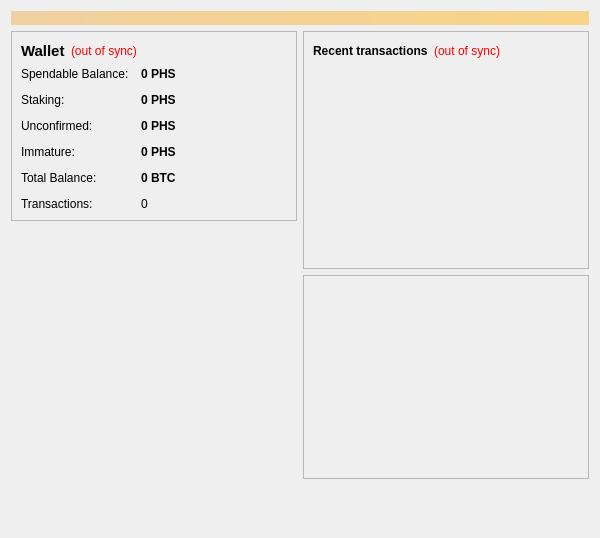
<?xml version="1.0" encoding="UTF-8"?>
<ui version="4.0">
 <class>OverviewPage</class>
 <widget class="QWidget" name="OverviewPage">
  <property name="geometry">
   <rect>
    <x>0</x>
    <y>0</y>
    <width>600</width>
    <height>509</height>
   </rect>
  </property>
  <property name="windowTitle">
   <string>Form</string>
  </property>
  <layout class="QVBoxLayout" name="topLayout">
   <item>
    <widget class="QLabel" name="labelAlerts">
     <property name="visible">
      <bool>false</bool>
     </property>
     <property name="styleSheet">
      <string notr="true">background-color: qlineargradient(x1: 0, y1: 0, x2: 1, y2: 0, stop:0 #F0D0A0, stop:1 #F8D488); color:#000000;</string>
     </property>
     <property name="wordWrap">
      <bool>true</bool>
     </property>
     <property name="margin">
      <number>3</number>
     </property>
    </widget>
   </item>
   <item>
    <layout class="QHBoxLayout" name="horizontalLayout" stretch="1,1">
     <item>
      <layout class="QVBoxLayout" name="verticalLayout_2">
       <item>
        <widget class="QFrame" name="frame">
         <property name="frameShape">
          <enum>QFrame::StyledPanel</enum>
         </property>
         <property name="frameShadow">
          <enum>QFrame::Raised</enum>
         </property>
         <layout class="QVBoxLayout" name="verticalLayout_4">
          <item>
           <layout class="QHBoxLayout" name="horizontalLayout_4">
            <item>
             <widget class="QLabel" name="label_5">
              <property name="font">
               <font>
                <pointsize>11</pointsize>
                <weight>75</weight>
                <bold>true</bold>
               </font>
              </property>
              <property name="text">
               <string>Wallet</string>
              </property>
             </widget>
            </item>
            <item>
             <widget class="QLabel" name="labelWalletStatus">
              <property name="toolTip">
               <string>The displayed information may be out of date. Your wallet automatically synchronizes with the Philosopherstone network after a connection is established, but this process has not completed yet.</string>
              </property>
              <property name="styleSheet">
               <string notr="true">QLabel { color: red; }</string>
              </property>
              <property name="text">
               <string notr="true">(out of sync)</string>
              </property>
              <property name="alignment">
               <set>Qt::AlignLeading|Qt::AlignLeft|Qt::AlignVCenter</set>
              </property>
             </widget>
            </item>
            <item>
             <spacer name="horizontalSpacer_2">
              <property name="orientation">
               <enum>Qt::Horizontal</enum>
              </property>
              <property name="sizeHint" stdset="0">
               <size>
                <width>40</width>
                <height>20</height>
               </size>
              </property>
             </spacer>
            </item>
           </layout>
          </item>
          <item>
           <layout class="QFormLayout" name="formLayout_2">
            <property name="fieldGrowthPolicy">
             <enum>QFormLayout::AllNonFixedFieldsGrow</enum>
            </property>
            <property name="horizontalSpacing">
             <number>12</number>
            </property>
            <property name="verticalSpacing">
             <number>12</number>
            </property>
            <item row="0" column="0">
             <widget class="QLabel" name="label">
              <property name="text">
               <string>Spendable Balance:</string>
              </property>
             </widget>
            </item>
            <item row="0" column="1">
             <widget class="QLabel" name="labelBalance">
              <property name="font">
               <font>
                <weight>75</weight>
                <bold>true</bold>
               </font>
              </property>
              <property name="cursor">
               <cursorShape>IBeamCursor</cursorShape>
              </property>
              <property name="toolTip">
               <string>Your current balance</string>
              </property>
              <property name="text">
               <string notr="true">0 PHS</string>
              </property>
              <property name="textInteractionFlags">
               <set>Qt::LinksAccessibleByMouse|Qt::TextSelectableByKeyboard|Qt::TextSelectableByMouse</set>
              </property>
             </widget>
            </item>
            <item row="1" column="0">
             <widget class="QLabel" name="label_6">
              <property name="text">
               <string>Staking:</string>
              </property>
             </widget>
            </item>
            <item row="1" column="1">
             <widget class="QLabel" name="labelStake">
              <property name="font">
               <font>
                <weight>75</weight>
                <bold>true</bold>
               </font>
              </property>
              <property name="cursor">
               <cursorShape>IBeamCursor</cursorShape>
              </property>
              <property name="toolTip">
               <string>Total of coins that was staked, and do not yet count toward the current balance</string>
              </property>
              <property name="text">
               <string notr="true">0 PHS</string>
              </property>
              <property name="textInteractionFlags">
               <set>Qt::LinksAccessibleByMouse|Qt::TextSelectableByKeyboard|Qt::TextSelectableByMouse</set>
              </property>
             </widget>
            </item>
            <item row="2" column="0">
             <widget class="QLabel" name="label_3">
              <property name="text">
               <string>Unconfirmed:</string>
              </property>
             </widget>
            </item>
            <item row="2" column="1">
             <widget class="QLabel" name="labelUnconfirmed">
              <property name="font">
               <font>
                <weight>75</weight>
                <bold>true</bold>
               </font>
              </property>
              <property name="cursor">
               <cursorShape>IBeamCursor</cursorShape>
              </property>
              <property name="toolTip">
               <string>Total of transactions that have yet to be confirmed, and do not yet count toward the current balance</string>
              </property>
              <property name="text">
               <string notr="true">0 PHS</string>
              </property>
              <property name="textInteractionFlags">
               <set>Qt::LinksAccessibleByMouse|Qt::TextSelectableByKeyboard|Qt::TextSelectableByMouse</set>
              </property>
             </widget>
            </item>
            <item row="3" column="0">
             <widget class="QLabel" name="labelImmatureText">
              <property name="text">
               <string>Immature:</string>
              </property>
             </widget>
            </item>
            <item row="3" column="1">
             <widget class="QLabel" name="labelImmature">
              <property name="font">
               <font>
                <weight>75</weight>
                <bold>true</bold>
               </font>
              </property>
              <property name="toolTip">
               <string>Mined balance that has not yet matured</string>
              </property>
              <property name="text">
               <string notr="true">0 PHS</string>
              </property>
              <property name="textInteractionFlags">
               <set>Qt::LinksAccessibleByMouse|Qt::TextSelectableByKeyboard|Qt::TextSelectableByMouse</set>
              </property>
             </widget>
            </item>
            <item row="5" column="0">
             <widget class="QLabel" name="labelTotalText">
              <property name="text">
               <string>Total Balance:</string>
              </property>
             </widget>
            </item>
            <item row="5" column="1">
             <widget class="QLabel" name="labelTotal">
              <property name="font">
               <font>
                <weight>75</weight>
                <bold>true</bold>
               </font>
              </property>
              <property name="cursor">
               <cursorShape>IBeamCursor</cursorShape>
              </property>
              <property name="toolTip">
               <string>Your current total balance</string>
              </property>
              <property name="text">
               <string notr="true">0 BTC</string>
              </property>
              <property name="textInteractionFlags">
               <set>Qt::LinksAccessibleByMouse|Qt::TextSelectableByKeyboard|Qt::TextSelectableByMouse</set>
              </property>
             </widget>
            </item>
            <item row="6" column="0">
             <widget class="QLabel" name="label_2">
              <property name="text">
               <string>Transactions:</string>
              </property>
             </widget>
            </item>
            <item row="6" column="1">
             <widget class="QLabel" name="labelNumTransactions">
              <property name="toolTip">
               <string>Total number of transactions in wallet</string>
              </property>
              <property name="text">
               <string notr="true">0</string>
              </property>
             </widget>
            </item>
           </layout>
          </item>
         </layout>
        </widget>
       </item>
       <item>
        <widget class="QLabel" name="label_wallet_bgcoin">
         <property name="sizePolicy">
          <sizepolicy hsizetype="Minimum" vsizetype="Minimum">
           <horstretch>0</horstretch>
           <verstretch>0</verstretch>
          </sizepolicy>
         </property>
         <property name="minimumSize">
          <size>
           <width>250</width>
           <height>300</height>
          </size>
         </property>
         <property name="maximumSize">
          <size>
           <width>300</width>
           <height>300</height>
          </size>
         </property>
         <property name="text">
          <string/>
         </property>
         <property name="pixmap">
          <pixmap resource="../bitcoin.qrc">:/icons/splash</pixmap>
         </property>
         <property name="scaledContents">
          <bool>false</bool>
         </property>
         <property name="alignment">
          <set>Qt::AlignCenter</set>
         </property>
         <property name="margin">
          <number>-15</number>
         </property>
         <property name="indent">
          <number>0</number>
         </property>
        </widget>
       </item>
       <item>
        <spacer name="verticalSpacer">
         <property name="orientation">
          <enum>Qt::Vertical</enum>
         </property>
         <property name="sizeHint" stdset="0">
          <size>
           <width>20</width>
           <height>40</height>
          </size>
         </property>
        </spacer>
       </item>
      </layout>
     </item>
     <item>
      <layout class="QVBoxLayout" name="verticalLayout_3">
       <item>
        <widget class="QFrame" name="frame_2">
         <property name="frameShape">
          <enum>QFrame::StyledPanel</enum>
         </property>
         <property name="frameShadow">
          <enum>QFrame::Raised</enum>
         </property>
         <layout class="QVBoxLayout" name="verticalLayout">
          <item>
           <layout class="QHBoxLayout" name="horizontalLayout_2">
            <item>
             <widget class="QLabel" name="label_4">
              <property name="text">
               <string>&lt;b&gt;Recent transactions&lt;/b&gt;</string>
              </property>
             </widget>
            </item>
            <item>
             <widget class="QLabel" name="labelTransactionsStatus">
              <property name="toolTip">
               <string>The displayed information may be out of date. Your wallet automatically synchronizes with the Philosopherstone network after a connection is established, but this process has not completed yet.</string>
              </property>
              <property name="styleSheet">
               <string notr="true">QLabel { color: red; }</string>
              </property>
              <property name="text">
               <string notr="true">(out of sync)</string>
              </property>
              <property name="alignment">
               <set>Qt::AlignRight|Qt::AlignTrailing|Qt::AlignVCenter</set>
              </property>
             </widget>
            </item>
            <item>
             <spacer name="horizontalSpacer">
              <property name="orientation">
               <enum>Qt::Horizontal</enum>
              </property>
              <property name="sizeHint" stdset="0">
               <size>
                <width>40</width>
                <height>20</height>
               </size>
              </property>
             </spacer>
            </item>
           </layout>
          </item>
          <item>
           <widget class="QListView" name="listTransactions">
            <property name="styleSheet">
             <string notr="true">QListView { background: transparent; }</string>
            </property>
            <property name="frameShape">
             <enum>QFrame::NoFrame</enum>
            </property>
            <property name="verticalScrollBarPolicy">
             <enum>Qt::ScrollBarAlwaysOff</enum>
            </property>
            <property name="horizontalScrollBarPolicy">
             <enum>Qt::ScrollBarAlwaysOff</enum>
            </property>
            <property name="selectionMode">
             <enum>QAbstractItemView::NoSelection</enum>
            </property>
           </widget>
          </item>
         </layout>
        </widget>
       </item>
       <item>
        <widget class="QFrame" name="diffplotframe">
         <property name="frameShape">
          <enum>QFrame::StyledPanel</enum>
         </property>
         <property name="frameShadow">
          <enum>QFrame::Raised</enum>
         </property>
         <layout class="QVBoxLayout" name="verticalLayout_5">
          <property name="leftMargin">
           <number>1</number>
          </property>
          <property name="topMargin">
           <number>1</number>
          </property>
          <property name="rightMargin">
           <number>1</number>
          </property>
          <property name="bottomMargin">
           <number>1</number>
          </property>
          <item>
           <layout class="QHBoxLayout" name="horizontalLayout_3">
            <item>
             <widget class="QCustomPlot" name="diffplot" native="true">
              <property name="sizePolicy">
               <sizepolicy hsizetype="Expanding" vsizetype="Expanding">
                <horstretch>0</horstretch>
                <verstretch>0</verstretch>
               </sizepolicy>
              </property>
              <property name="minimumSize">
               <size>
                <width>250</width>
                <height>200</height>
               </size>
              </property>
              <property name="maximumSize">
               <size>
                <width>1000</width>
                <height>1000</height>
               </size>
              </property>
             </widget>
            </item>
           </layout>
          </item>
         </layout>
        </widget>
       </item>
       <item>
        <spacer name="verticalSpacer_2">
         <property name="orientation">
          <enum>Qt::Vertical</enum>
         </property>
         <property name="sizeHint" stdset="0">
          <size>
           <width>20</width>
           <height>40</height>
          </size>
         </property>
        </spacer>
       </item>
      </layout>
     </item>
    </layout>
   </item>
  </layout>
 </widget>
 <customwidgets>
  <customwidget>
   <class>QCustomPlot</class>
   <extends>QWidget</extends>
   <header>qt/qcustomplot.h</header>
   <container>1</container>
  </customwidget>
 </customwidgets>
 <resources>
  <include location="../bitcoin.qrc"/>
 </resources>
 <connections/>
</ui>
